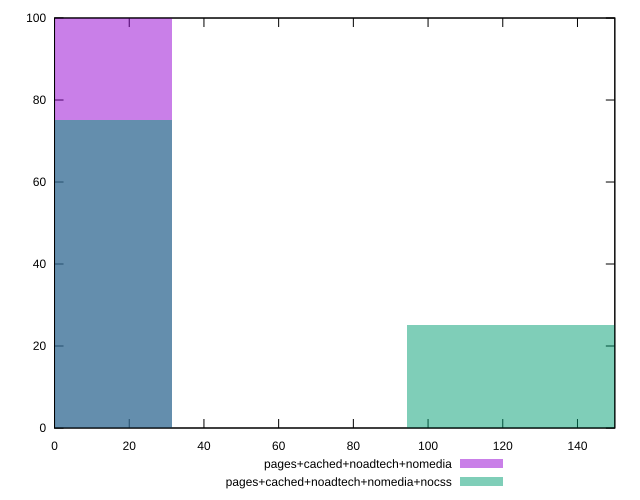

This chart was generated by the following gnuplot code:
reset

$pagesCachedNoadtechNomedia <<EOF
0 100
EOF

$pagesCachedNoadtechNomediaNocss <<EOF
0 75
125.65945553967748 25
EOF

set key outside below
set boxwidth 62.82972776983874
set xrange [0:150]
set yrange [0:100]
set trange [0:100]
set style fill transparent solid 0.5 noborder
set terminal svg size 640, 500 enhanced background rgb 'white'
set output "report_00009_2021-02-08T22-37-41.559Z/uses-webp-images/comparison/histogram/3_vs_4.svg"

plot $pagesCachedNoadtechNomedia title "pages+cached+noadtech+nomedia" with boxes, \
     $pagesCachedNoadtechNomediaNocss title "pages+cached+noadtech+nomedia+nocss" with boxes

reset
